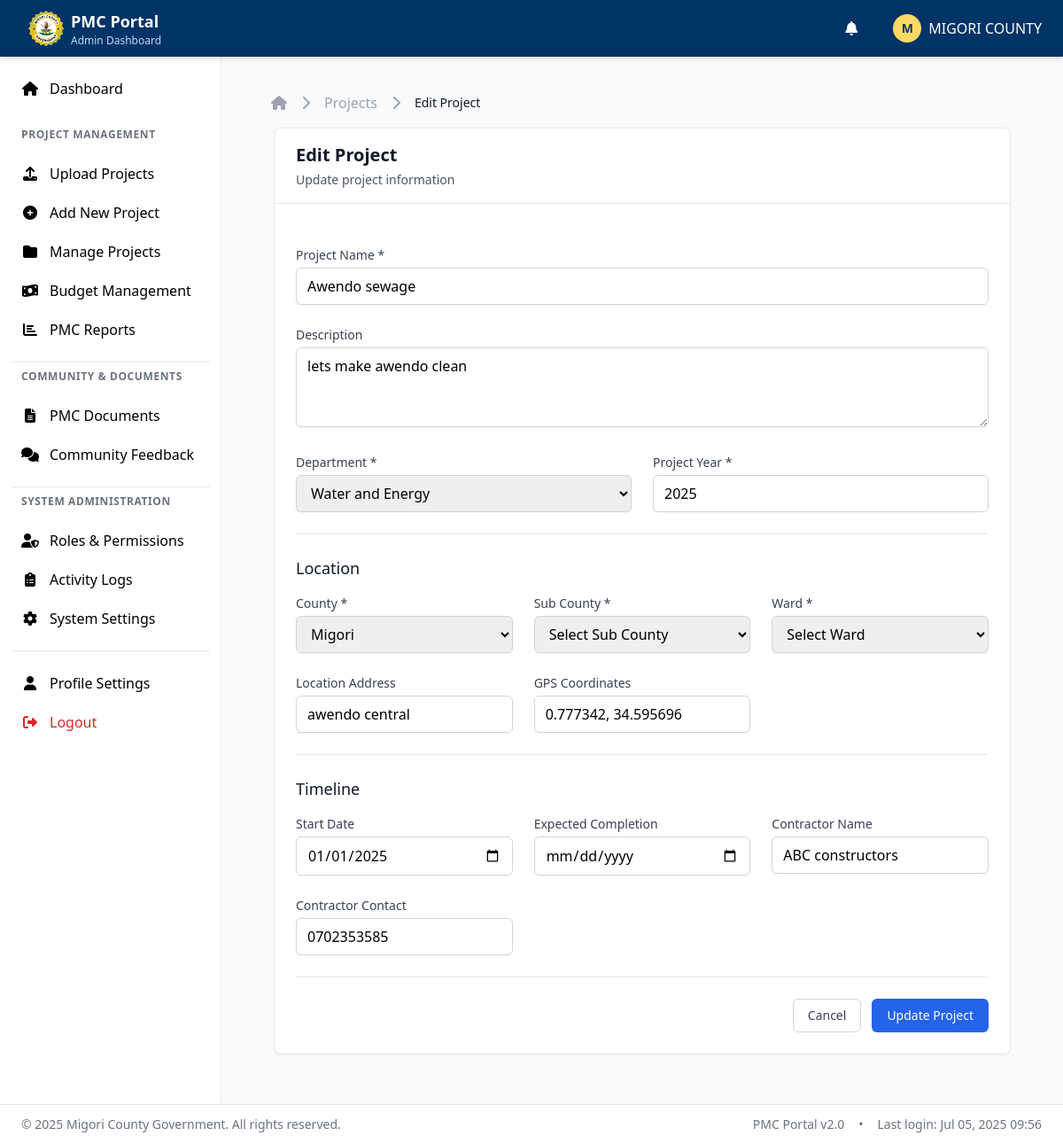
/admin/editProject.php?id=31 (signed in), run on the app's committed database.
### tables this page shows
CREATE TABLE `projects` (
  `id` int(11) NOT NULL,
  `project_name` varchar(255) NOT NULL,
  `description` text DEFAULT NULL,
  `department_id` int(11) NOT NULL,
  `project_year` int(11) NOT NULL,
  `county_id` int(11) NOT NULL,
  `sub_county_id` int(11) NOT NULL,
  `ward_id` int(11) NOT NULL,
  `location_address` text DEFAULT NULL,
  `location_coordinates` varchar(100) DEFAULT NULL,
  `start_date` date DEFAULT NULL,
  `expected_completion_date` date DEFAULT NULL,
  `actual_completion_date` date DEFAULT NULL,
  `contractor_name` varchar(255) DEFAULT NULL,
  `contractor_contact` varchar(100) DEFAULT NULL,
  `status` enum('planning','ongoing','completed','suspended','cancelled') NOT NULL DEFAULT 'planning',
  `visibility` enum('private','published') DEFAULT 'private',
  `step_status` enum('awaiting','running','completed') DEFAULT 'awaiting',
  `progress_percentage` decimal(5,2) DEFAULT 0.00,
  `total_steps` int(11) DEFAULT 0,
  `completed_steps` int(11) DEFAULT 0,
  `created_by` int(11) DEFAULT NULL,
  `created_at` timestamp NOT NULL DEFAULT current_timestamp(),
  `updated_at` timestamp NOT NULL DEFAULT current_timestamp() ON UPDATE current_timestamp(),
  `average_rating` decimal(3,2) DEFAULT 5.00,
  `total_ratings` int(11) DEFAULT 0,
  `allocated_budget` decimal(15,2) DEFAULT 0.00,
  `spent_budget` decimal(15,2) DEFAULT 0.00,
  `budget_status` enum('not_allocated','allocated','overspent') DEFAULT 'not_allocated',
  `total_budget` decimal(15,2) DEFAULT NULL
);

CREATE TABLE `departments` (
  `id` int(11) NOT NULL,
  `name` varchar(100) NOT NULL,
  `description` text DEFAULT NULL,
  `created_at` timestamp NOT NULL DEFAULT current_timestamp()
);

CREATE TABLE `counties` (
  `id` int(11) NOT NULL,
  `name` varchar(100) NOT NULL,
  `code` varchar(10) DEFAULT NULL,
  `created_at` timestamp NOT NULL DEFAULT current_timestamp()
);

### includes/functions.php (called while the page is built, shortened)
<?php
require_once __DIR__ . '/../config.php';
if (!function_exists('format_currency')) {
function get_project_by_id($id) {
    global $pdo;
    $sql = "SELECT p.*, d.name as department_name, w.name as ward_name,
                   sc.name as sub_county_name, c.name as county_name
            FROM projects p
            JOIN departments d ON p.department_id = d.id
            JOIN wards w ON p.ward_id = w.id
            JOIN sub_counties sc ON p.sub_county_id = sc.id
            JOIN counties c ON p.county_id = c.id
            WHERE p.id = ?";
    $stmt = $pdo->prepare($sql);
    $stmt->execute([$id]);
    return $stmt->fetch();
}
function get_counties() {
    global $pdo;
    $stmt = $pdo->query("SELECT * FROM counties ORDER BY name");
    return $stmt->fetchAll();
}
function get_departments() {
    $cache_key = 'departments_list';
    $cached = CacheManager::get($cache_key);
    global $pdo;
    $stmt = $pdo->query("SELECT * FROM departments ORDER BY name");
    $result = $stmt->fetchAll();
    return $result;
}
class CacheManager {
    private static $cache_dir = __DIR__ . '/../cache/';
    private static $default_ttl = 3600;
    public static function get($key) {
        $cache_file = self::$cache_dir . md5($key) . '.cache';
        return null;
    }
    public static function set($key, $value, $ttl = null) {
        $cache_file = self::$cache_dir . md5($key) . '.cache';
        $ttl = $ttl ?? self::$default_ttl;
        $data = [
            'value' => $value,
            'expires' => time() + $ttl
        ];
        return file_put_contents($cache_file, serialize($data));
    }
}
}
?>

### admin/editProject.php (the view, shortened to what this page needs)
<?php
require_once '../includes/auth.php';
require_once '../includes/functions.php';
require_once 'includes/pageSecurity.php';
require_once '../includes/functions.php';
$project_id = $_GET['id'] ?? 0;
$project = get_project_by_id($project_id);
$departments = get_departments();
$counties = get_counties();
include 'includes/adminHeader.php';
?>
<div class="min-h-full">
    <div class="max-w-7xl mx-auto px-4 sm:px-6 lg:px-8 py-4">
        <nav class="flex" aria-label="Breadcrumb">
            <ol class="flex items-center space-x-4">
                <li>
                    <a href="./index.php" class="text-gray-400 hover:text-gray-500">
                        <i class="fas fa-home"></i>
                    </a>
                </li>
                <li>
                    <div class="flex items-center">
                        <i class="fas fa-chevron-right text-gray-400 mr-4"></i>
                        <a href="projects.php" class="text-gray-400 hover:text-gray-500">Projects</a>
                    </div>
                </li>
                <li>
                    <div class="flex items-center">
                        <i class="fas fa-chevron-right text-gray-400 mr-4"></i>
                        <span class="text-sm font-medium text-gray-900">Edit Project</span>
                    </div>
                </li>
            </ol>
        </nav>
    </div>
    <main class="max-w-4xl mx-auto px-4 sm:px-6 lg:px-8 pb-8">
        <div class="bg-white rounded-lg shadow-sm border border-gray-200">
            <div class="px-6 py-4 border-b border-gray-200">
                <h2 class="text-xl font-semibold text-gray-900">Edit Project</h2>
                <p class="text-sm text-gray-600 mt-1">Update project information</p>
            </div>
            <form method="POST" action="updateProject.php" class="p-6 space-y-6">
                <div class="grid grid-cols-1 md:grid-cols-2 gap-6">
                    <div class="md:col-span-2">
                        <label class="block text-sm font-medium text-gray-700 mb-1">Project Name *</label>
                        <input type="text" name="project_name" value="<?php echo htmlspecialchars($project['project_name']); ?>" required
                               class="w-full px-3 py-2 border border-gray-300 rounded-md shadow-sm focus:ring-blue-500 focus:border-blue-500">
                    </div>
                    <div class="md:col-span-2">
                        <label class="block text-sm font-medium text-gray-700 mb-1">Description</label>
                        <textarea name="description" rows="3"
                                  class="w-full px-3 py-2 border border-gray-300 rounded-md shadow-sm focus:ring-blue-500 focus:border-blue-500"><?php echo htmlspecialchars($project['description']); ?></textarea>
                    </div>
                    <div>
                        <label class="block text-sm font-medium text-gray-700 mb-1">Department *</label>
                        <select name="department_id" required
                                class="w-full px-3 py-2 border border-gray-300 rounded-md shadow-sm focus:ring-blue-500 focus:border-blue-500">
                            <?php foreach ($departments as $dept): ?>
                                <option value="<?php echo $dept['id']; ?>" <?php echo $dept['id'] == $project['department_id'] ? 'selected' : ''; ?>>
                                    <?php echo htmlspecialchars($dept['name']); ?>
                                </option>
                            <?php endforeach; ?>
                        </select>
                    </div>
                    <div>
                        <label class="block text-sm font-medium text-gray-700 mb-1">Project Year *</label>
                        <input type="number" name="project_year" min="2020" max="2030" value="<?php echo $project['project_year']; ?>" required
                               class="w-full px-3 py-2 border border-gray-300 rounded-md shadow-sm focus:ring-blue-500 focus:border-blue-500">
                    </div>
                </div>
                <div class="border-t border-gray-200 pt-6">
                    <h3 class="text-lg font-medium text-gray-900 mb-4">Location</h3>
                    <div class="grid grid-cols-1 md:grid-cols-3 gap-6">
                        <div>
                            <label class="block text-sm font-medium text-gray-700 mb-1">County *</label>
                            <select name="county_id" id="countyId" required onchange="loadSubCounties(this.value)"
                                    class="w-full px-3 py-2 border border-gray-300 rounded-md shadow-sm focus:ring-blue-500 focus:border-blue-500">
                                <?php foreach ($counties as $county): ?>
                                    <option value="<?php echo $county['id']; ?>" <?php echo $county['id'] == $project['county_id'] ? 'selected' : ''; ?>>
                                        <?php echo htmlspecialchars($county['name']); ?>
                                    </option>
                                <?php endforeach; ?>
                            </select>
                        </div>
                        <div>
                            <label class="block text-sm font-medium text-gray-700 mb-1">Sub County *</label>
                            <select name="sub_county_id" id="subCountyId" required onchange="loadWards(this.value)"
                                    class="w-full px-3 py-2 border border-gray-300 rounded-md shadow-sm focus:ring-blue-500 focus:border-blue-500">
                                <option value="">Select Sub County</option>
                            </select>
                        </div>
                        <div>
                            <label class="block text-sm font-medium text-gray-700 mb-1">Ward *</label>
                            <select name="ward_id" id="wardId" required
                                    class="w-full px-3 py-2 border border-gray-300 rounded-md shadow-sm focus:ring-blue-500 focus:border-blue-500">
                                <option value="">Select Ward</option>
                            </select>
                        </div>
                        <div>
                            <label class="block text-sm font-medium text-gray-700 mb-1">Location Address</label>
                            <input type="text" name="location_address" value="<?php echo htmlspecialchars($project['location_address']); ?>"
                                   class="w-full px-3 py-2 border border-gray-300 rounded-md shadow-sm focus:ring-blue-500 focus:border-blue-500">
                        </div>
                        <div>
                            <label class="block text-sm font-medium text-gray-700 mb-1">GPS Coordinates</label>
                            <input type="text" name="location_coordinates" value="<?php echo htmlspecialchars($project['location_coordinates']); ?>"
                                   placeholder="latitude,longitude"
                                   class="w-full px-3 py-2 border border-gray-300 rounded-md shadow-sm focus:ring-blue-500 focus:border-blue-500">
                        </div>
                    </div>
                </div>
                <div class="border-t border-gray-200 pt-6">
                    <h3 class="text-lg font-medium text-gray-900 mb-4">Timeline</h3>
                    <div class="grid grid-cols-1 md:grid-cols-3 gap-6">
                        <div>
                            <label class="block text-sm font-medium text-gray-700 mb-1">Start Date</label>
                            <input type="date" name="start_date" value="<?php echo $project['start_date']; ?>"
                                   class="w-full px-3 py-2 border border-gray-300 rounded-md shadow-sm focus:ring-blue-500 focus:border-blue-500">
                        </div>
                        <div>
                            <label class="block text-sm font-medium text-gray-700 mb-1">Expected Completion</label>
                            <input type="date" name="expected_completion_date" value="<?php echo $project['expected_completion_date']; ?>"
                                   class="w-full px-3 py-2 border border-gray-300 rounded-md shadow-sm focus:ring-blue-500 focus:border-blue-500">
                        </div>
                        <div>
                            <label class="block text-sm font-medium text-gray-700 mb-1">Contractor Name</label>
                            <input type="text" name="contractor_name" value="<?php echo htmlspecialchars($project['contractor_name']); ?>"
                                   class="w-full px-3 py-2 border border-gray-300 rounded-md shadow-sm focus:ring-blue-500 focus:border-blue-500">
                        </div>
                        <div>
                            <label class="block text-sm font-medium text-gray-700 mb-1">Contractor Contact</label>
                            <input type="text" name="contractor_contact" value="<?php echo htmlspecialchars($project['contractor_contact']); ?>"
                                   class="w-full px-3 py-2 border border-gray-300 rounded-md shadow-sm focus:ring-blue-500 focus:border-blue-500">
                        </div>
                    </div>
                </div>
                <div class="flex justify-end space-x-3 pt-6 border-t border-gray-200">
                    <a href="projects.php"
                       class="px-4 py-2 border border-gray-300 text-sm font-medium rounded-md text-gray-700 bg-white hover:bg-gray-50 transition-colors">
                        Cancel
                    </a>
                    <button type="submit"
                            class="px-4 py-2 border border-transparent text-sm font-medium rounded-md text-white bg-blue-600 hover:bg-blue-700 transition-colors">
                        Update Project
                    </button>
                </div>
            </form>
        </div>
    </main>
</div>
<?php include 'includes/adminFooter.php'; ?>

### admin/includes/adminHeader.php (style rules this page uses)
body { display: flex; flex-direction: column; min-height: 100vh; }

### data on the page
projects: project_name "Awendo sewage", description "lets make awendo clean", department_id "Water and Energy", project_year "2025", county_id "Migori", location_address "awendo central", location_coordinates "0.777342, 34.595696", start_date "01/01/2025", contractor_name "ABC constructors", contractor_contact "0702353585"

### other printed values
substr($current_admin['name'], 0, 1) "M"
$current_admin['name'] "MIGORI COUNTY"
